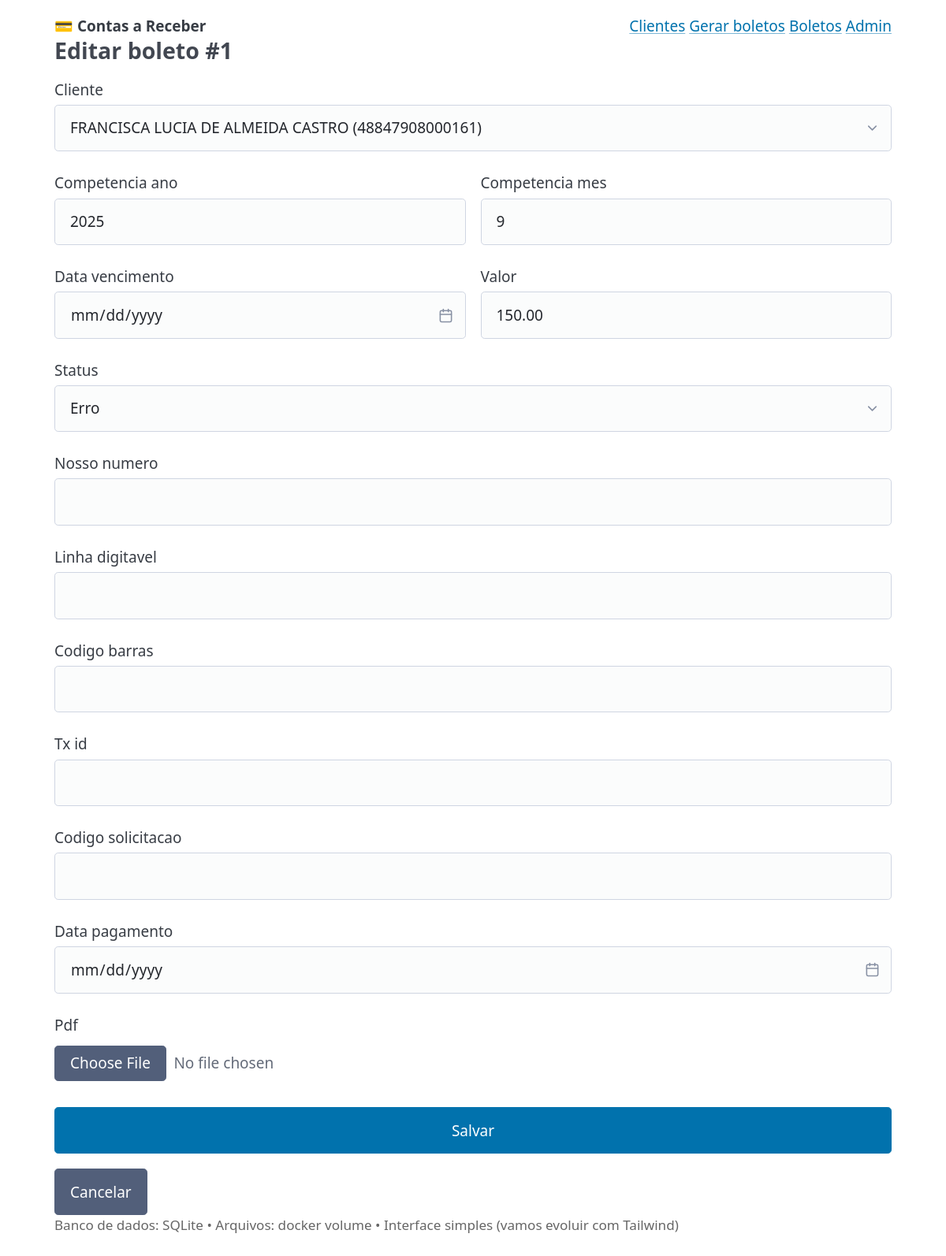
The app's page /boletos/1/editar/ (signed in), older data.
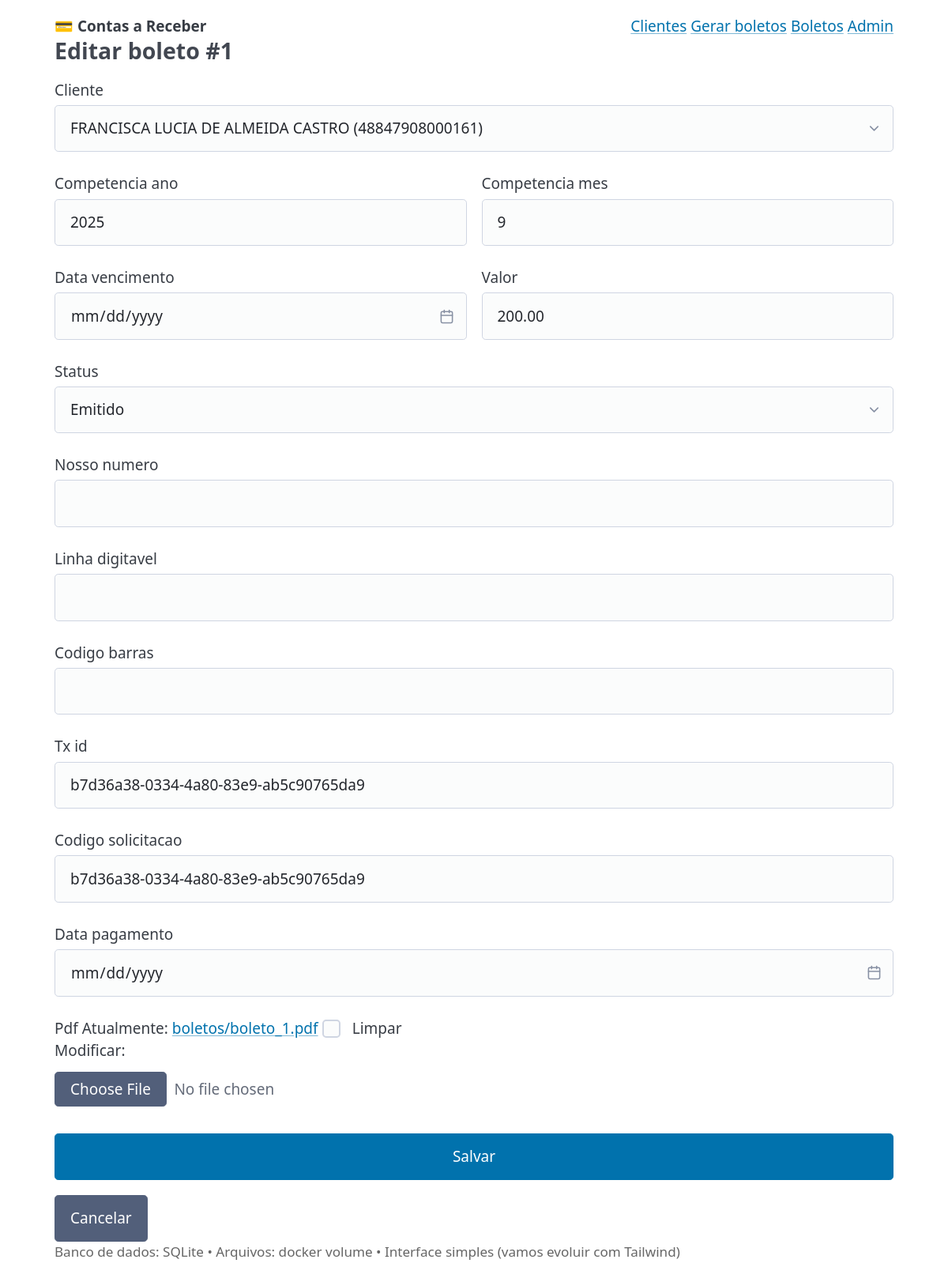
The same page, newer data.
### billing/models.py (models this page shows, shortened)
class Boleto(models.Model):
    STATUS_CHOICES = [
        ('novo', 'Novo'),
        ('emitido', 'Emitido'),
        ('pago', 'Pago'),
        ('cancelado', 'Cancelado'),
        ('erro', 'Erro'),
    ]
    cliente = models.ForeignKey(Cliente, on_delete=models.CASCADE, related_name='boletos')
    competencia_ano = models.PositiveSmallIntegerField()
    competencia_mes = models.PositiveSmallIntegerField()
    data_vencimento = models.DateField()
    valor = models.DecimalField(max_digits=12, decimal_places=2)
    nosso_numero = models.CharField(max_length=64, blank=True)
    linha_digitavel = models.CharField(max_length=100, blank=True)
    codigo_barras = models.CharField(max_length=100, blank=True)
    tx_id = models.CharField(max_length=100, blank=True)
    codigo_solicitacao = models.CharField(max_length=100, blank=True)
    status = models.CharField(max_length=10, choices=STATUS_CHOICES, default='novo')
    erro_msg = models.TextField(blank=True)
    pdf = models.FileField(upload_to='boletos/', blank=True, null=True)
    data_pagamento = models.DateField(blank=True, null=True)
    criado_em = models.DateTimeField(auto_now_add=True)
    class Meta:
        unique_together = ('cliente', 'competencia_ano', 'competencia_mes')

### billing/views.py (the view)
# urls.py: path("boletos/<int:boleto_id>/editar/", views.boleto_update, name="boleto_update"),
@login_required
def boleto_update(request, boleto_id: int):
    boleto = get_object_or_404(Boleto, id=boleto_id)
    form = BoletoForm(request.POST or None, request.FILES or None, instance=boleto)
    if form.is_valid():
        boleto = form.save()
        messages.success(request, f"Boleto atualizado para {boleto.cliente.nome}.")
        return redirect("boletos_list")
    return render(request, "billing/boleto_form.html", {"form": form, "titulo": f"Editar boleto #{boleto.id}"})

### billing/forms.py
class BoletoForm(forms.ModelForm):
    class Meta:
        model = Boleto
        fields = [
            "cliente",
            "competencia_ano",
            "competencia_mes",
            "data_vencimento",
            "valor",
            "status",
            "nosso_numero",
            "linha_digitavel",
            "codigo_barras",
            "tx_id",
            "codigo_solicitacao",
            "data_pagamento",
            "pdf",
        ]
        widgets = {
            "competencia_ano": forms.NumberInput(attrs={"min": 2000, "max": 2100}),
            "competencia_mes": forms.NumberInput(attrs={"min": 1, "max": 12}),
            "data_vencimento": forms.DateInput(attrs={"type": "date"}),
            "data_pagamento": forms.DateInput(attrs={"type": "date"}),
            "valor": forms.NumberInput(attrs={"step": "0.01"}),
        }

### billing/models.py (called while the page is built)
    def __str__(self):
        return f"{self.nome} ({self.cpfCnpj})"

### templates/billing/boleto_form.html (shortened to what this page needs)
{% extends "base.html" %}
{% block content %}
  <h3>{{ titulo }}</h3>
  <form method="post" enctype="multipart/form-data" novalidate>
    <label>{{ form.cliente.label }} {{ form.cliente }}</label>
    <div class="grid">
      <label>{{ form.competencia_ano.label }} {{ form.competencia_ano }}</label>
      <label>{{ form.competencia_mes.label }} {{ form.competencia_mes }}</label>
    </div>
    <div class="grid">
      <label>{{ form.data_vencimento.label }} {{ form.data_vencimento }}</label>
      <label>{{ form.valor.label }} {{ form.valor }}</label>
    </div>
    <label>{{ form.status.label }} {{ form.status }}</label>
    <label>{{ form.nosso_numero.label }} {{ form.nosso_numero }}</label>
    <label>{{ form.linha_digitavel.label }} {{ form.linha_digitavel }}</label>
    <label>{{ form.codigo_barras.label }} {{ form.codigo_barras }}</label>
    <label>{{ form.tx_id.label }} {{ form.tx_id }}</label>
    <label>{{ form.codigo_solicitacao.label }} {{ form.codigo_solicitacao }}</label>
    <label>{{ form.data_pagamento.label }} {{ form.data_pagamento }}</label>
    <label>{{ form.pdf.label }} {{ form.pdf }}</label>
    <button type="submit">Salvar</button>
    <a href="{% url 'boletos_list' %}" role="button" class="secondary">Cancelar</a>
  </form>
{% endblock %}

Row changes from the older to the newer data that the page shows:
changed Boleto "FRANCISCA LUCIA DE ALMEIDA CASTRO (48847908000161)": valor "150.00" → "200.00"; status "Erro" → "Emitido"; tx_id (not shown) → "b7d36a38-0334-4a80-83e9-ab5c90765da9"; codigo_solicitacao (not shown) → "b7d36a38-0334-4a80-83e9-ab5c90765da9"
Text that changed along with them:
form field pdf: (not shown) → "☐"
text now shown: "Atualmente: boletos/boleto_1.pdf Limpar Modificar:"
